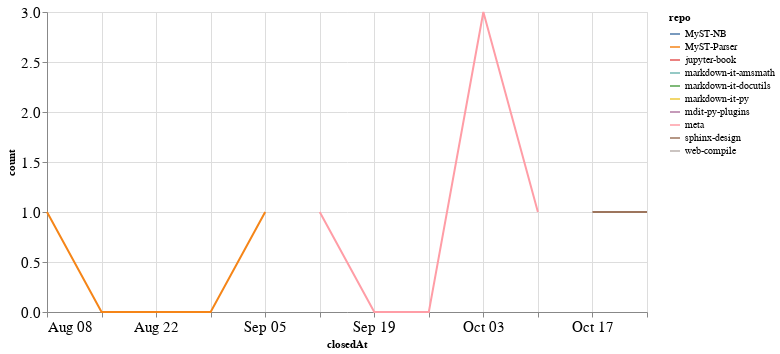

Here is the notebook cell this chart was saved with:
### Code cell
closed_by_time = closed_by.groupby('repo').resample('W', on='closedAt').count()['author'].reset_index()
closed_by_time = closed_by_time.rename(columns={'author': 'count'})

alt.Chart(closed_by_time, width=600).mark_line().encode(
    x='closedAt',
    y='count',
    color='repo',
    tooltip="repo"
)

### Figure 1 — Vega-Lite specification as saved in the notebook (floating-point values rounded to 4 significant figures)
{"config": {"axisLeft": {"labelFontSize": 15}, "axisBottom": {"labelFontSize": 15}}, "data": {"name": "data-51f33cde7f1239d2d3dc88100eb9883f"}, "mark": "line", "encoding": {"color": {"type": "nominal", "field": "repo"}, "tooltip": {"type": "nominal", "field": "repo"}, "x": {"type": "temporal", "field": "closedAt"}, "y": {"type": "quantitative", "field": "count"}}, "width": 600, "$schema": "https://vega.github.io/schema/vega-lite/v4.8.1.json", "datasets": {"data-51f33cde7f1239d2d3dc88100eb9883f": [{"repo": "MyST-NB", "closedAt": "2021-10-03T00:00:00", "count": 2}, {"repo": "MyST-Parser", "closedAt": "2021-08-08T00:00:00", "count": 1}, {"repo": "MyST-Parser", "closedAt": "2021-08-15T00:00:00", "count": 0}, {"repo": "MyST-Parser", "closedAt": "2021-08-22T00:00:00", "count": 0}, {"repo": "MyST-Parser", "closedAt": "2021-08-29T00:00:00", "count": 0}, {"repo": "MyST-Parser", "closedAt": "2021-09-05T00:00:00", "count": 1}, {"repo": "jupyter-book", "closedAt": "2021-10-10T00:00:00", "count": 1}, {"repo": "markdown-it-amsmath", "closedAt": "2021-09-12T00:00:00", "count": 2}, {"repo": "markdown-it-docutils", "closedAt": "2021-09-12T00:00:00", "count": 1}, {"repo": "markdown-it-py", "closedAt": "2021-09-12T00:00:00", "count": 1}, {"repo": "mdit-py-plugins", "closedAt": "2021-09-12T00:00:00", "count": 1}, {"repo": "meta", "closedAt": "2021-09-12T00:00:00", "count": 1}, {"repo": "meta", "closedAt": "2021-09-19T00:00:00", "count": 0}, {"repo": "meta", "closedAt": "2021-09-26T00:00:00", "count": 0}, {"repo": "meta", "closedAt": "2021-10-03T00:00:00", "count": 3}, {"repo": "meta", "closedAt": "2021-10-10T00:00:00", "count": 1}, {"repo": "sphinx-design", "closedAt": "2021-10-17T00:00:00", "count": 1}, {"repo": "sphinx-design", "closedAt": "2021-10-24T00:00:00", "count": 1}, {"repo": "web-compile", "closedAt": "2021-09-26T00:00:00", "count": 2}]}}
